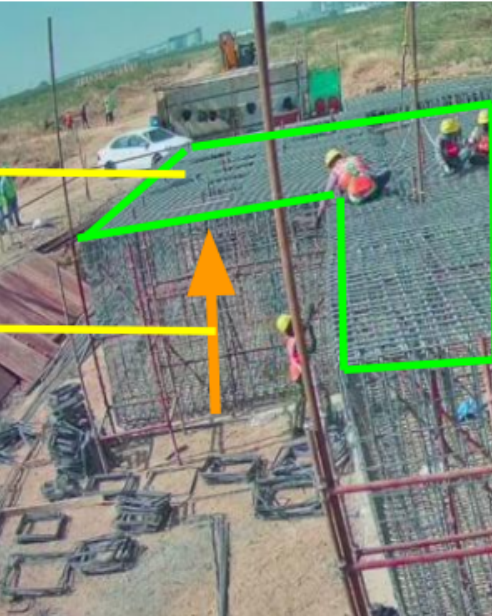
#> input picture Team-BitVision/construction.png, 492 x 616 px
$ python edge.py
#> lines starting #> are read from the running program, lines starting #| are printed output that depends on the picture
import cv2

img = cv2.imread('construction.png')
#> img is the input picture: shape (616, 492, 3); mean B, G, R 126.9, 139.8, 127.3

cv2.imshow('construction',img)


# Convert to grayscale
gray = cv2.cvtColor(img, cv2.COLOR_BGR2GRAY)
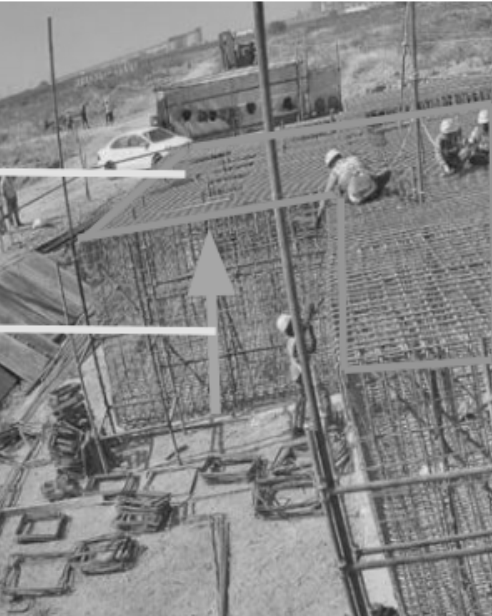
#> gray: shape (616, 492); min 29, max 255, mean 134.6


blur = cv2.GaussianBlur(gray, (5,5), 0)

# Apply Canny edge detection
edges = cv2.Canny(blur, 60, 200)
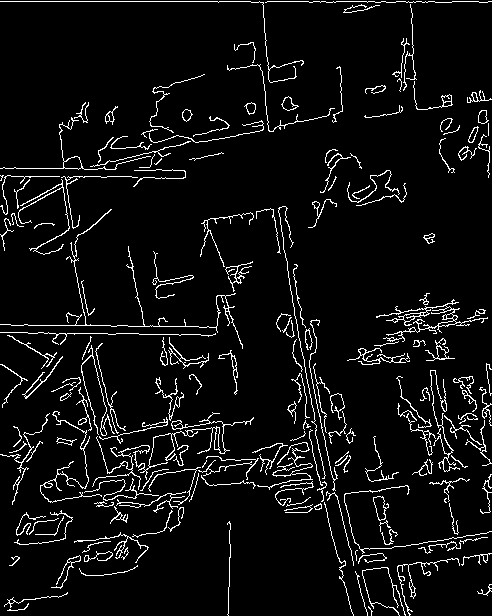
#> edges: shape (616, 492); 6% white in thin lines or dots

# Display the original and edge-detected images

cv2.imshow('Edges', edges)

cv2.waitKey(0)
cv2.destroyAllWindows()

$ run again, with Team-BitVision/bench.jpg saved as Team-BitVision/construction.png
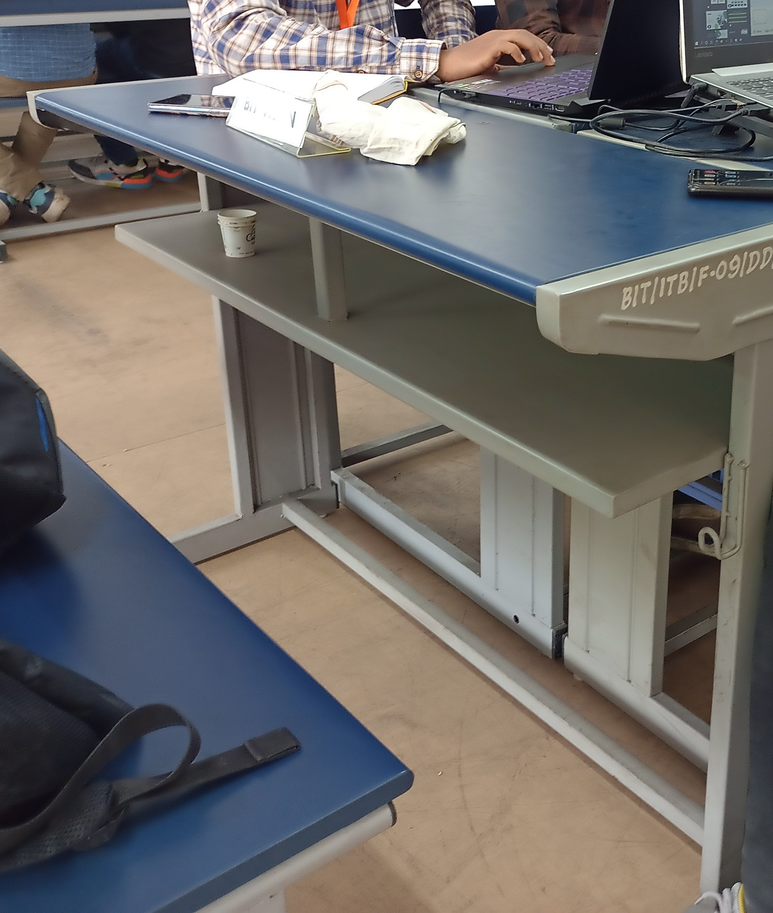
#> input picture Team-BitVision/bench.jpg, 773 x 913 px, shrunk from 4121 x 4864 before the run
#> img is the input picture: shape (913, 773, 3); mean B, G, R 105.4, 108.1, 111.4
#> `gray = cv2.cvtColor(img, cv2.COLOR_BGR2GRAY)`:
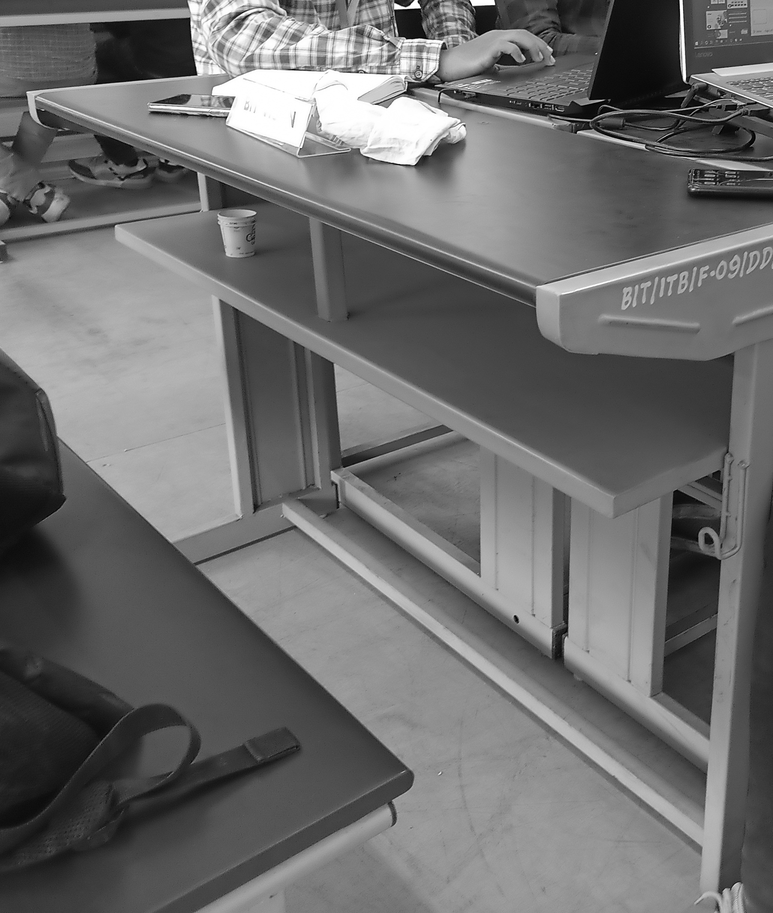
#> gray: shape (913, 773); min 0, max 255, mean 108.7
#> `edges = cv2.Canny(blur, 60, 200)`:
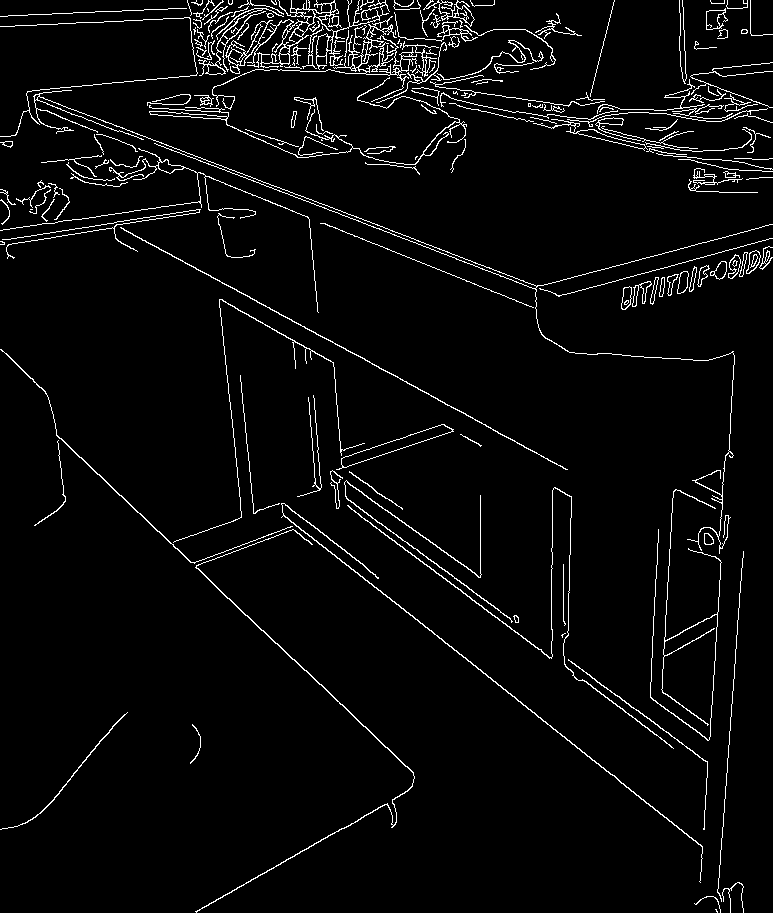
#> edges: shape (913, 773); 3.8% white in thin lines or dots

$ run again, with Team-BitVision/consNew.jpg saved as Team-BitVision/construction.png
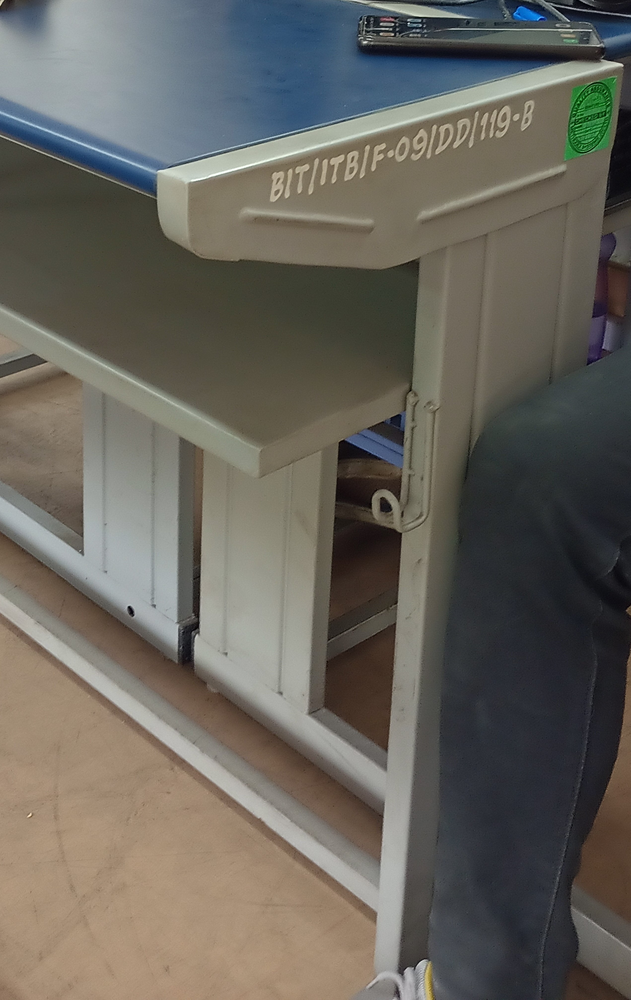
#> input picture Team-BitVision/consNew.jpg, 631 x 1000 px, shrunk from 2541 x 4026 before the run
#> img is the input picture: shape (1000, 631, 3); mean B, G, R 92.9, 100.4, 103.6
#> `gray = cv2.cvtColor(img, cv2.COLOR_BGR2GRAY)`:
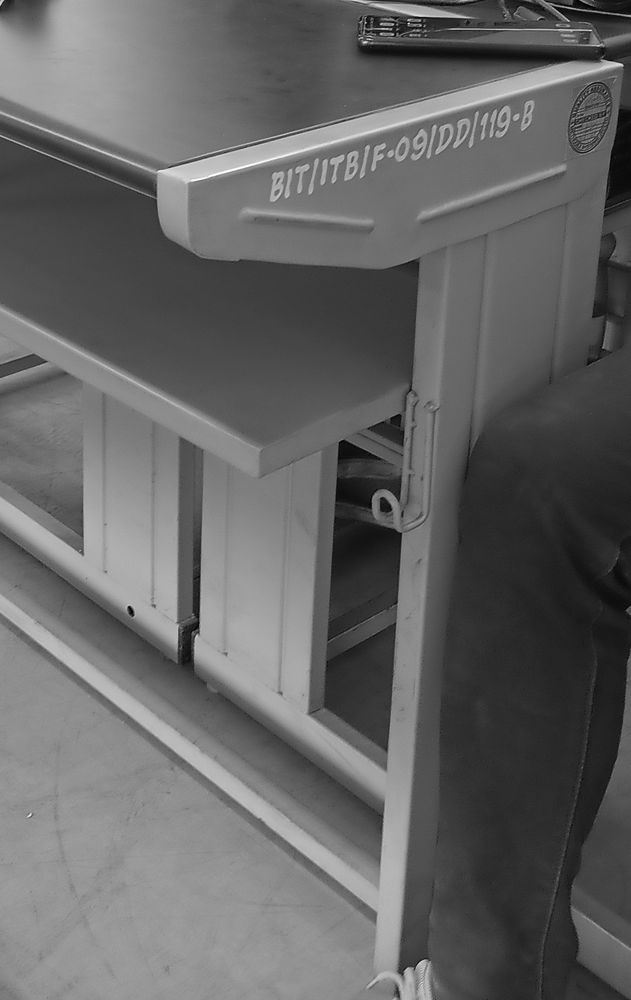
#> gray: shape (1000, 631); min 0, max 255, mean 100.5
#> `edges = cv2.Canny(blur, 60, 200)`:
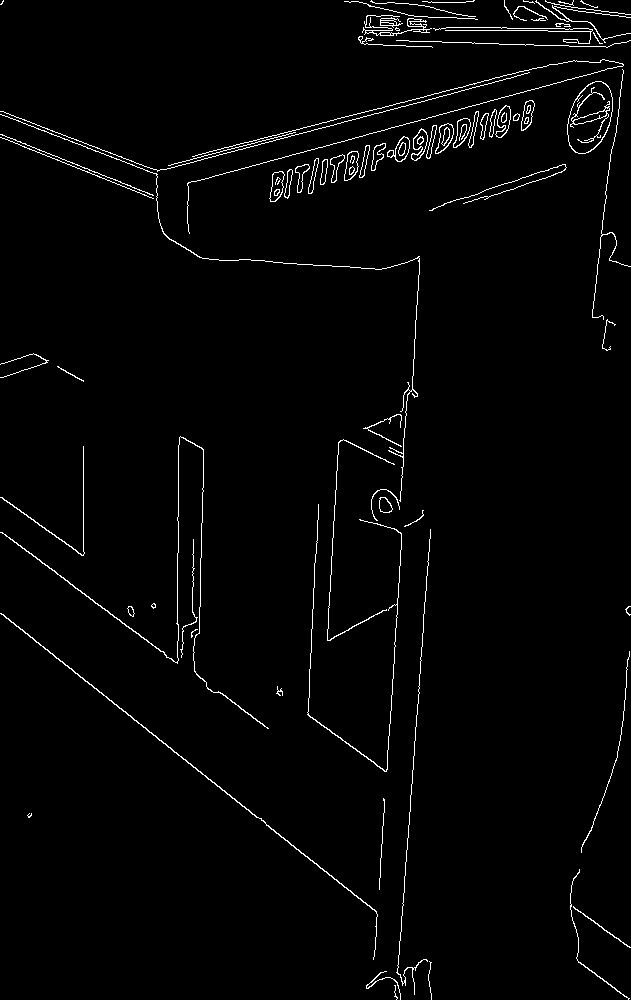
#> edges: shape (1000, 631); 2% white in thin lines or dots
